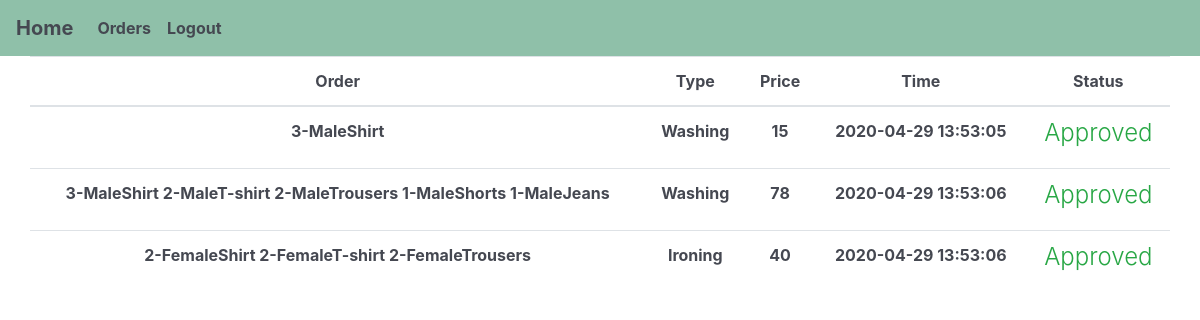
Screenshot of /orders.php (signed in) with the database file from the repository.
### tables this page shows
CREATE TABLE `orders` (
  `id` int(11) NOT NULL,
  `time` timestamp NOT NULL DEFAULT CURRENT_TIMESTAMP ON UPDATE CURRENT_TIMESTAMP,
  `user_id` int(11) NOT NULL,
  `product` varchar(1000) NOT NULL,
  `quantity` int(11) NOT NULL,
  `cost` float NOT NULL,
  `confirm` tinyint(1) NOT NULL DEFAULT '0',
  `type` varchar(20) NOT NULL
);

### orders.php (the view, shortened to what this page needs)
<?php
include 'connection.php';
if(isset($_SESSION['User'])){
$sql = "SELECT * FROM product";
$result = mysqli_query($conn,$sql);
$productName = array();
while($row = mysqli_fetch_array($result,MYSQLI_ASSOC)){
    array_push($productName, $row['type'].$row['name']);
}
$sql = "SELECT * FROM `orders` WHERE user_id = '".$_SESSION['id']."'";
$result = mysqli_query($conn,$sql);
?>
<!DOCTYPE html>
<html lang="en">
<head><link
      rel="stylesheet"
      href="https://maxcdn.bootstrapcdn.com/bootstrap/4.4.1/css/bootstrap.min.css"
    />
    <link rel="stylesheet" href="style.css" />
</head>
<body>
    <nav class="navbar navbar-expand-sm ">
            <a class="navbar-brand" href="welcome.php">Home</a>
            <ul class="navbar-nav">
            <li class="nav-item">
                <a class="nav-link" href="orders.php">Orders</a>
            </li>
            <li class="nav-item logout">
            <a href = "logout.php?logout" class="nav-link">Logout</a>
            </li>
        </ul>
    </nav>
    <div class="container">
      <div class="row">
        <table class="table">
        <thead class = "text-center">
            <th >
                Order
            </th>
            <th >
                Type
            </th>
            <th >
                Price
            </th>
            <th >
                Time
            </th>
            <th>
                Status
            </th>
        </thead>
        <?php
            while($row = mysqli_fetch_array($result,MYSQLI_ASSOC))
            {
                $products = (unserialize(base64_decode($row['product'])));  ?>
            <tr>
                        <td class = "text-center"><?php
                for($i=0;$i<10;$i++){
                    if($products[$i]>0){
                        echo $products[$i];
                        echo "-";
                        echo $productName[$i];
                    }
                }?>
           </td>
           <td class = "text-center">
                <?php echo ($row['type']); ?>
            </td>
           <td class = "text-center">
                <?php echo ($row['cost']); ?>
            </td>
            <td class = "text-center">
                <?php echo ($row['time']); ?>
            </td>
            <td class = "text-center">
                <?php
                    if($row['confirm']==0){
                        echo "-";
                    }else{
                        echo '<h4 class="text-center font-weight-light text-success">Approved</h4>';
                    }
                ?>
            </td>
            <?php
        }
        ?>
         </tr>
        </table>
      </div>
    </div>
</body>
</html>
<?php
}
else{
    header("location:index.html");
}
?>

### style.css (style rules this page uses)
body { color: #454851; font-weight: bold; }
a, a:hover { color: #454851; font-style: none; }
.navbar { font-weight: bold; color: #454851; background-color: #8FC0A9; }
table { color: #454851 !important; }

### rows the page displays
orders: product "3", i "MaleShirt", type "Washing", cost "15", time "2020-04-29 13:53:05", confirm "Approved"
orders: i "3", i "MaleShirt", i "2", i "MaleT-shirt", i "MaleTrousers", product "1", i "MaleShorts", i "MaleJeans", type "Washing", cost "78", time "2020-04-29 13:53:06", confirm "Approved"
orders: product "2", i "FemaleShirt", i "FemaleT-shirt", i "FemaleTrousers", type "Ironing", cost "40", time "2020-04-29 13:53:06", confirm "Approved"
